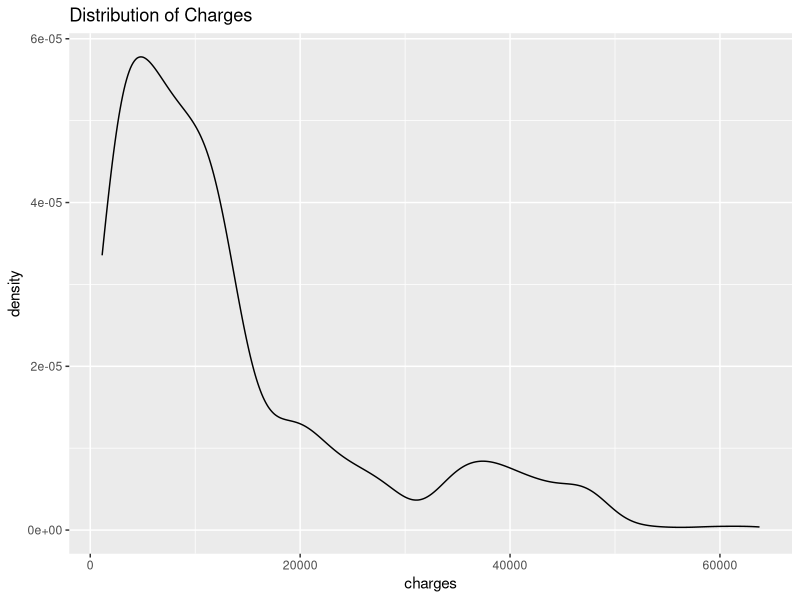
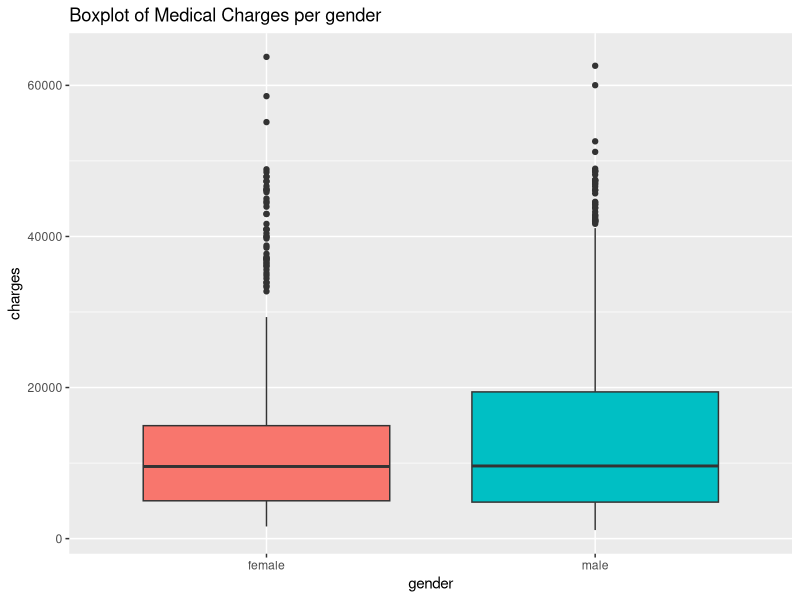
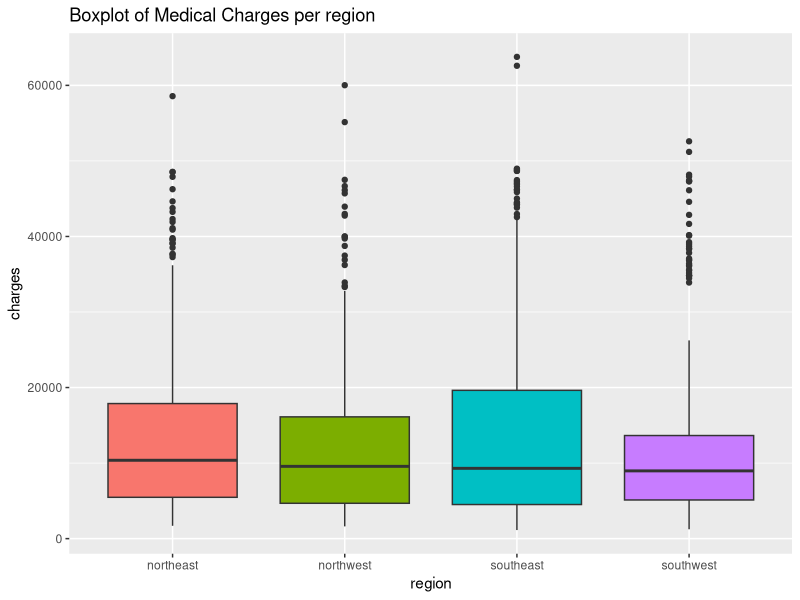
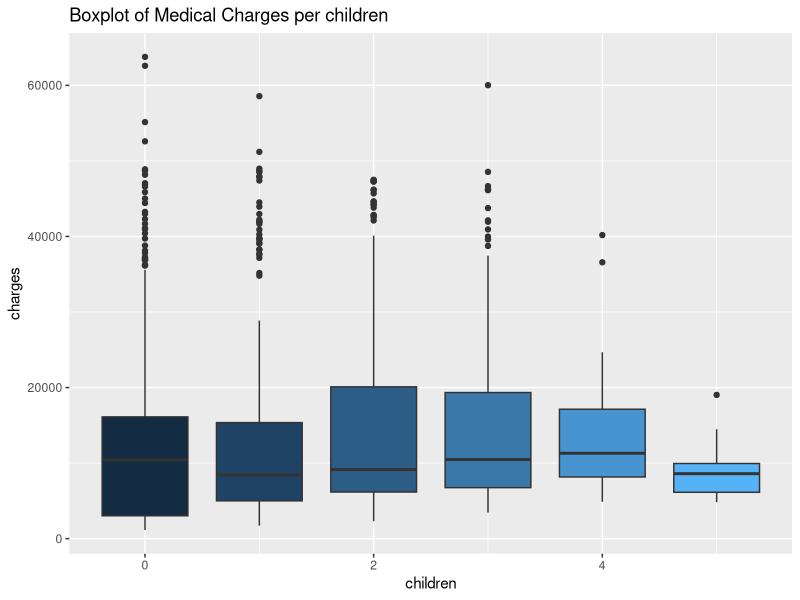
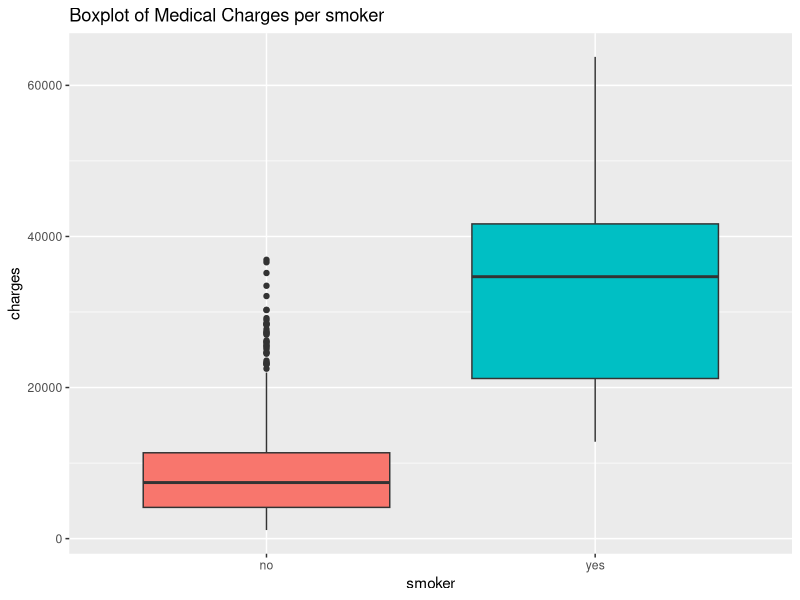
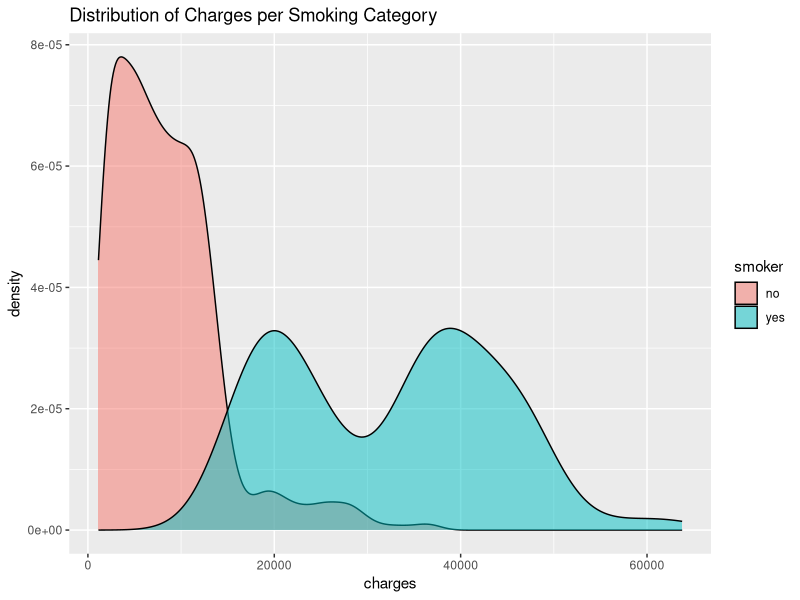
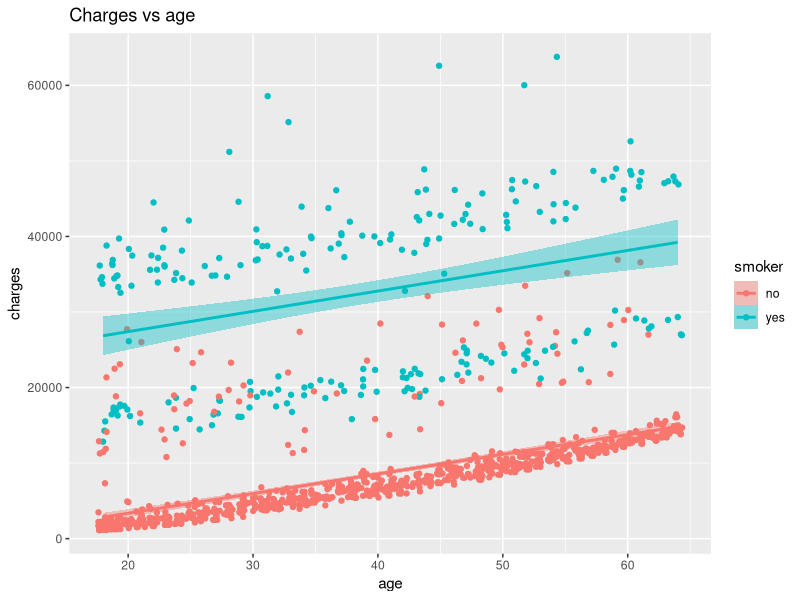
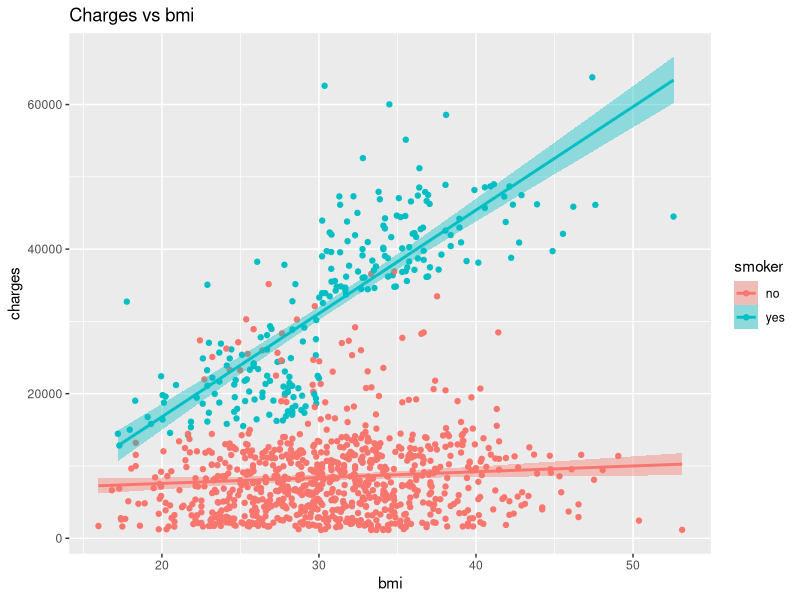

R code for these plots, in order:
setwd("D:/Degree/SEM4/DS CP")

library(dplyr)          # data wrangling
library(ggplot2)        # graphing
library(caret)          # machine learning functions
library(MLmetrics)      # machine learning metrics
library(car)            # VIF calculation
library(lmtest)         # linear regression model testing
library(GGally)         # correlation plot

train <- read.csv("train.csv", stringsAsFactors=TRUE)
test <- read.csv("test.csv", stringsAsFactors=TRUE)
glimpse(train)

train[duplicated(train), ] # check duplicates in train dataset

colSums(is.na(train)) # check missing values
colSums(is.na(test))  # check missing values

summary(train)

ggplot(data = train, aes(x = charges)) + 
  geom_density(alpha = 0.5) + 
  ggtitle("Distribution of Charges")

for (col in c('gender', 'region', 'children', 'smoker')) {
  plot <- ggplot(data = train,
                 aes_string(x = col, y = 'charges', group = col, fill = col)) + 
    geom_boxplot(show.legend = FALSE) + 
    ggtitle(glue::glue("Boxplot of Medical Charges per {col}"))
  print(plot)
}

ggplot(data = train, aes(x = charges, fill = smoker)) + 
  geom_density(alpha = 0.5) + 
  ggtitle("Distribution of Charges per Smoking Category")

# analyze the medical charges by age, bmi and children according to the smoker factor.

for (feat in c('age', 'bmi', 'children')) {
  plot <- ggplot(data = train, aes_string(x = feat, y = 'charges', group = 'smoker', fill = 'smoker', col = 'smoker')) + 
    geom_jitter() + 
    geom_smooth(method = 'lm') +
    ggtitle(glue::glue("Charges vs {feat}"))  
  print(plot)
}

#correlations between features as follows

ggcorr(train %>% mutate_if(is.factor, as.numeric), label = TRUE)

true <- 10000
pred <- seq(from = 1000, to = 19000, length.out = 181)
x <- pred - true
rmse <- (x ^ 2) ^ 0.5
rmsle <- ((log(pred) - log(true)) ^ 2) ^ 0.5

par(mfrow = c(1, 2))
plot(x = x, y = rmse, 
     type = "l", 
     main = "Root Mean Squared Error", 
     xlab = "Error (prediction - actual)", ylab = "RMSE")
plot(x = x, y = rmsle, 
     type = "l", 
     main = "Root Mean Squared Logarithmic Error", 
     xlab = "Error (prediction - actual)", ylab = "RMSLE")


# Linear regression

temp <- lm(charges ~ ., data = train)
step(temp)

lm_all <- lm(formula = charges ~ age + bmi + children + smoker, data = train)
y_pred <- predict(lm_all, test)
mae <- MAE(y_pred, test$charges)
rmse <- RMSE(y_pred, test$charges)

y_pred[y_pred <=0]

eps <- 1e-10 # small constant value
rmsle <- RMSLE(pmax(y_pred[-149], eps), test$charges[-149])
lin_reg <- cbind("MAE" = mae, "RMSE" = rmse, "RMSLE" = rmsle)
lin_reg
summary(lm_all)

# Save the model to a file
saveRDS(lm_all, file = "medical_charges_model.rds")
